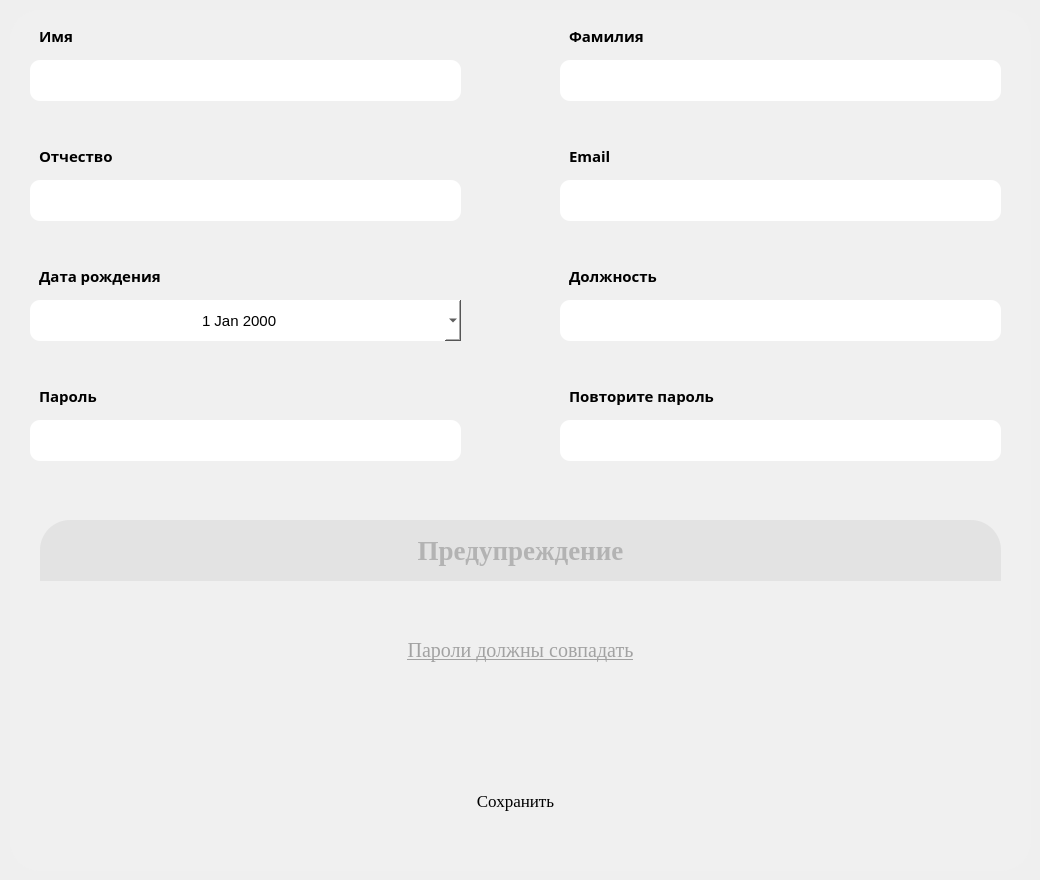
    <widget class="QWidget" name="user_info_page">
     <widget class="QLabel" name="content_info">
      <property name="geometry">
       <rect>
        <x>10</x>
        <y>10</y>
        <width>1021</width>
        <height>861</height>
       </rect>
      </property>
      <property name="font">
       <font>
        <pointsize>30</pointsize>
        <weight>75</weight>
        <bold>true</bold>
       </font>
      </property>
      <property name="styleSheet">
       <string notr="true">background-color:rgb(240, 240, 240);
border-radius: 30px;
color: rgb(255, 255, 17);</string>
      </property>
      <property name="text">
       <string/>
      </property>
     </widget>
     <widget class="QLabel" name="name_info_label">
      <property name="geometry">
       <rect>
        <x>30</x>
        <y>20</y>
        <width>431</width>
        <height>31</height>
       </rect>
      </property>
      <property name="font">
       <font>
        <family>Microsoft YaHei</family>
        <pointsize>11</pointsize>
        <weight>75</weight>
        <bold>true</bold>
       </font>
      </property>
      <property name="styleSheet">
       <string notr="true">background-color:rgb(240, 240, 240);
 padding-left: 5px;</string>
      </property>
      <property name="text">
       <string>Имя</string>
      </property>
      <property name="alignment">
       <set>Qt::AlignLeading|Qt::AlignLeft|Qt::AlignVCenter</set>
      </property>
     </widget>
     <widget class="QLineEdit" name="name_info_edit">
      <property name="geometry">
       <rect>
        <x>30</x>
        <y>60</y>
        <width>431</width>
        <height>41</height>
       </rect>
      </property>
      <property name="styleSheet">
       <string notr="true">background-color: #fff;
border-radius: 10px; 
padding-left: 5px;
font-size: 15px;
</string>
      </property>
      <property name="text">
       <string/>
      </property>
     </widget>
     <widget class="QLabel" name="surname_info_label">
      <property name="geometry">
       <rect>
        <x>560</x>
        <y>20</y>
        <width>441</width>
        <height>31</height>
       </rect>
      </property>
      <property name="font">
       <font>
        <family>Microsoft YaHei</family>
        <pointsize>11</pointsize>
        <weight>75</weight>
        <bold>true</bold>
       </font>
      </property>
      <property name="styleSheet">
       <string notr="true">background-color:rgb(240, 240, 240); padding-left: 5px;</string>
      </property>
      <property name="text">
       <string>Фамилия</string>
      </property>
      <property name="alignment">
       <set>Qt::AlignLeading|Qt::AlignLeft|Qt::AlignVCenter</set>
      </property>
     </widget>
     <widget class="QLineEdit" name="surname_info_edit">
      <property name="geometry">
       <rect>
        <x>560</x>
        <y>60</y>
        <width>441</width>
        <height>41</height>
       </rect>
      </property>
      <property name="styleSheet">
       <string notr="true">background-color: #fff;
border-radius: 10px; 
padding-left: 5px;
font-size: 15px;
</string>
      </property>
      <property name="text">
       <string/>
      </property>
     </widget>
     <widget class="QLabel" name="patronic_info_label">
      <property name="geometry">
       <rect>
        <x>30</x>
        <y>140</y>
        <width>431</width>
        <height>31</height>
       </rect>
      </property>
      <property name="font">
       <font>
        <family>Microsoft YaHei</family>
        <pointsize>11</pointsize>
        <weight>75</weight>
        <bold>true</bold>
       </font>
      </property>
      <property name="styleSheet">
       <string notr="true">background-color:rgb(240, 240, 240); padding-left: 5px</string>
      </property>
      <property name="text">
       <string>Отчество</string>
      </property>
      <property name="alignment">
       <set>Qt::AlignLeading|Qt::AlignLeft|Qt::AlignVCenter</set>
      </property>
     </widget>
     <widget class="QLineEdit" name="patronic_info_edit">
      <property name="geometry">
       <rect>
        <x>30</x>
        <y>180</y>
        <width>431</width>
        <height>41</height>
       </rect>
      </property>
      <property name="styleSheet">
       <string notr="true">background-color: #fff;
border-radius: 10px; 
padding-left: 5px;
font-size: 15px;
</string>
      </property>
      <property name="text">
       <string/>
      </property>
     </widget>
     <widget class="QLineEdit" name="password_info_edit">
      <property name="geometry">
       <rect>
        <x>30</x>
        <y>420</y>
        <width>431</width>
        <height>41</height>
       </rect>
      </property>
      <property name="styleSheet">
       <string notr="true">background-color: #fff;
border-radius: 10px; 
padding-left: 5px;
font-size: 15px;
</string>
      </property>
      <property name="text">
       <string/>
      </property>
      <property name="echoMode">
       <enum>QLineEdit::Password</enum>
      </property>
     </widget>
     <widget class="QLabel" name="birthday_info_label">
      <property name="geometry">
       <rect>
        <x>30</x>
        <y>260</y>
        <width>431</width>
        <height>31</height>
       </rect>
      </property>
      <property name="font">
       <font>
        <family>Microsoft YaHei</family>
        <pointsize>11</pointsize>
        <weight>75</weight>
        <bold>true</bold>
       </font>
      </property>
      <property name="styleSheet">
       <string notr="true">background-color:rgb(240, 240, 240); padding-left: 5px</string>
      </property>
      <property name="text">
       <string>Дата рождения</string>
      </property>
      <property name="alignment">
       <set>Qt::AlignLeading|Qt::AlignLeft|Qt::AlignVCenter</set>
      </property>
     </widget>
     <widget class="QLabel" name="email_info_label">
      <property name="geometry">
       <rect>
        <x>560</x>
        <y>140</y>
        <width>441</width>
        <height>31</height>
       </rect>
      </property>
      <property name="font">
       <font>
        <family>Microsoft YaHei</family>
        <pointsize>11</pointsize>
        <weight>75</weight>
        <bold>true</bold>
       </font>
      </property>
      <property name="styleSheet">
       <string notr="true">background-color:rgb(240, 240, 240); padding-left: 5px</string>
      </property>
      <property name="text">
       <string>Email</string>
      </property>
      <property name="alignment">
       <set>Qt::AlignLeading|Qt::AlignLeft|Qt::AlignVCenter</set>
      </property>
     </widget>
     <widget class="QDateEdit" name="birthday_info_edit">
      <property name="geometry">
       <rect>
        <x>30</x>
        <y>300</y>
        <width>431</width>
        <height>41</height>
       </rect>
      </property>
      <property name="styleSheet">
       <string notr="true">background-color: #fff;
color: black;
border-radius: 10px; 
padding-left: 5px;
font-size: 15px;</string>
      </property>
      <property name="alignment">
       <set>Qt::AlignCenter</set>
      </property>
      <property name="calendarPopup">
       <bool>true</bool>
      </property>
     </widget>
     <widget class="QLineEdit" name="email_info_edit">
      <property name="geometry">
       <rect>
        <x>560</x>
        <y>180</y>
        <width>441</width>
        <height>41</height>
       </rect>
      </property>
      <property name="styleSheet">
       <string notr="true">background-color: #fff;
border-radius: 10px; 
padding-left: 5px;
font-size: 15px;
</string>
      </property>
      <property name="text">
       <string/>
      </property>
     </widget>
     <widget class="QPushButton" name="button_info">
      <property name="geometry">
       <rect>
        <x>70</x>
        <y>770</y>
        <width>891</width>
        <height>61</height>
       </rect>
      </property>
      <property name="font">
       <font>
        <family>Times New Roman</family>
        <pointsize>13</pointsize>
       </font>
      </property>
      <property name="styleSheet">
       <string notr="true">border-radius: 10px;</string>
      </property>
      <property name="text">
       <string>Сохранить</string>
      </property>
      <property name="checkable">
       <bool>false</bool>
      </property>
     </widget>
     <widget class="QLabel" name="password_info_label">
      <property name="geometry">
       <rect>
        <x>30</x>
        <y>380</y>
        <width>431</width>
        <height>31</height>
       </rect>
      </property>
      <property name="font">
       <font>
        <family>Microsoft YaHei</family>
        <pointsize>11</pointsize>
        <weight>75</weight>
        <bold>true</bold>
       </font>
      </property>
      <property name="styleSheet">
       <string notr="true">background-color:rgb(240, 240, 240); padding-left: 5px</string>
      </property>
      <property name="text">
       <string>Пароль</string>
      </property>
      <property name="alignment">
       <set>Qt::AlignLeading|Qt::AlignLeft|Qt::AlignVCenter</set>
      </property>
     </widget>
     <widget class="QLineEdit" name="confirm_info_password_edit">
      <property name="geometry">
       <rect>
        <x>560</x>
        <y>420</y>
        <width>441</width>
        <height>41</height>
       </rect>
      </property>
      <property name="styleSheet">
       <string notr="true">background-color: #fff;
border-radius: 10px; 
padding-left: 5px;
font-size: 15px;
</string>
      </property>
      <property name="text">
       <string/>
      </property>
      <property name="echoMode">
       <enum>QLineEdit::Password</enum>
      </property>
     </widget>
     <widget class="QLabel" name="confirm_info_password_label">
      <property name="geometry">
       <rect>
        <x>560</x>
        <y>380</y>
        <width>431</width>
        <height>31</height>
       </rect>
      </property>
      <property name="font">
       <font>
        <family>Microsoft YaHei</family>
        <pointsize>11</pointsize>
        <weight>75</weight>
        <bold>true</bold>
       </font>
      </property>
      <property name="styleSheet">
       <string notr="true">background-color:rgb(240, 240, 240); padding-left: 5px</string>
      </property>
      <property name="text">
       <string>Повторите пароль</string>
      </property>
      <property name="alignment">
       <set>Qt::AlignLeading|Qt::AlignLeft|Qt::AlignVCenter</set>
      </property>
     </widget>
     <widget class="QLabel" name="post_info_label">
      <property name="geometry">
       <rect>
        <x>560</x>
        <y>260</y>
        <width>431</width>
        <height>31</height>
       </rect>
      </property>
      <property name="font">
       <font>
        <family>Microsoft YaHei</family>
        <pointsize>11</pointsize>
        <weight>75</weight>
        <bold>true</bold>
       </font>
      </property>
      <property name="styleSheet">
       <string notr="true">background-color:rgb(240, 240, 240); padding-left: 5px</string>
      </property>
      <property name="text">
       <string>Должность</string>
      </property>
      <property name="alignment">
       <set>Qt::AlignLeading|Qt::AlignLeft|Qt::AlignVCenter</set>
      </property>
     </widget>
     <widget class="QLineEdit" name="post_info_edit">
      <property name="geometry">
       <rect>
        <x>560</x>
        <y>300</y>
        <width>441</width>
        <height>41</height>
       </rect>
      </property>
      <property name="styleSheet">
       <string notr="true">background-color: #fff;
border-radius: 10px; 
padding-left: 5px;
font-size: 15px;
</string>
      </property>
      <property name="text">
       <string/>
      </property>
     </widget>
     <widget class="QLabel" name="alert_info">
      <property name="geometry">
       <rect>
        <x>40</x>
        <y>520</y>
        <width>821</width>
        <height>201</height>
       </rect>
      </property>
      <property name="styleSheet">
       <string notr="true">border-radius: 30px;</string>
      </property>
      <property name="text">
       <string/>
      </property>
     </widget>
     <widget class="QLabel" name="alert_info_title">
      <property name="geometry">
       <rect>
        <x>40</x>
        <y>520</y>
        <width>961</width>
        <height>61</height>
       </rect>
      </property>
      <property name="font">
       <font>
        <family>Times New Roman</family>
        <pointsize>20</pointsize>
        <weight>75</weight>
        <bold>true</bold>
       </font>
      </property>
      <property name="styleSheet">
       <string notr="true">border-top-left-radius: 30px;
border-top-right-radius: 30px;
background-color: rgb(227, 227, 227); 
color: rgb(179, 179, 179);</string>
      </property>
      <property name="text">
       <string>Предупреждение</string>
      </property>
      <property name="alignment">
       <set>Qt::AlignCenter</set>
      </property>
     </widget>
     <widget class="QLabel" name="alert_info_text">
      <property name="geometry">
       <rect>
        <x>40</x>
        <y>580</y>
        <width>961</width>
        <height>141</height>
       </rect>
      </property>
      <property name="font">
       <font>
        <family>Times New Roman</family>
        <pointsize>15</pointsize>
        <underline>true</underline>
       </font>
      </property>
      <property name="styleSheet">
       <string notr="true">border-bottom-left-radius: 30px;
border-bottom-right-radius: 30px;
color: rgb(162, 162, 162);</string>
      </property>
      <property name="text">
       <string>Пароли должны совпадать</string>
      </property>
      <property name="alignment">
       <set>Qt::AlignCenter</set>
      </property>
     </widget>
    </widget>
